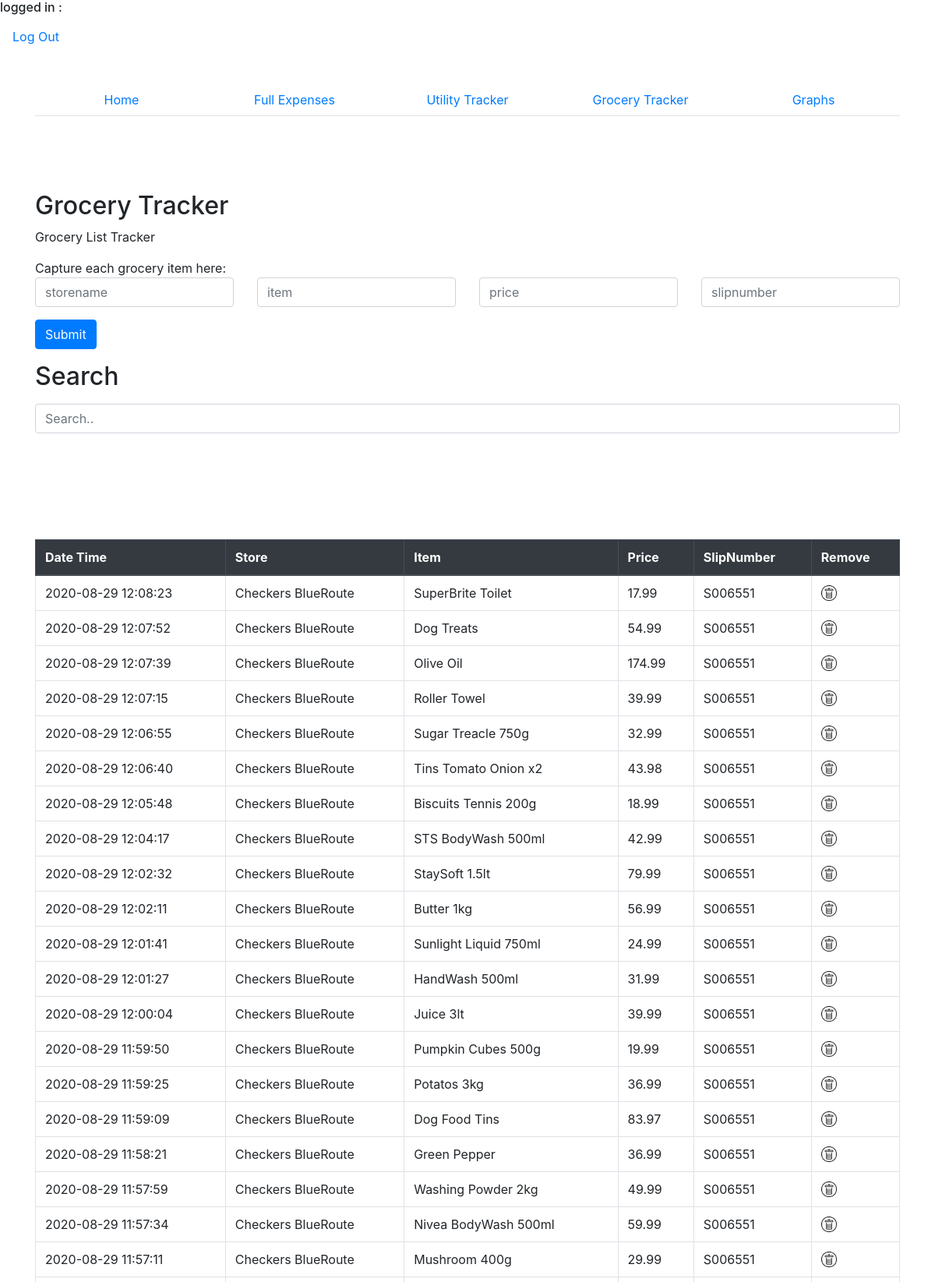
The page /groc_track.php (signed in, upper part) on the database its author committed.
### tables this page shows
CREATE TABLE `grocery_tracker` (
  `id` int NOT NULL AUTO_INCREMENT,
  `storename` varchar(250) NOT NULL,
  `item` varchar(250) NOT NULL,
  `price` float NOT NULL,
  `slipnumber` varchar(250) NOT NULL,
  `txndate` datetime NOT NULL,
  PRIMARY KEY (`id`)
);

### groc_track.php (the view, shortened to what this page needs)
<?php
include("security.php");
include("includes/bheader.php");
?>
<?php include("nav.php"); ?> <br>
<br>
<br>
<br>
<body>
<div class="container">
    <h2>Grocery Tracker</h2>
    <p>Grocery List Tracker</p>
    Capture each grocery item here:
    <form method="post" action="grocessutil.php">
        <div class="row">
            <div class="col">
                <input type="text" class="form-control" id="storename" placeholder="storename" name="storename">
            </div>
            <div class="col">
                <input type="text" class="form-control" id="item" placeholder="item" name="item">
            </div>
            <div class="col">
                <input type="text" class="form-control" id="price" placeholder="price" name="price">
            </div>
            <div class="col">
                <input type="text" class="form-control" id="slipnumber" placeholder="slipnumber" name="slipnumber">
            </div>
        </div>
        <button type="submit" class="btn btn-primary mt-3">Submit</button>
    </form>
</div>
<div class="container mt-3">
    <h2>Search</h2>
    <input class="form-control" id="myInput" type="text" placeholder="Search..">
    <br>
</div>
<br>
<br>
<br>
<?php
include("db.php");
?>
<main id="main">
    <br>
    <div class="container mt-3">
    <div class="table-responsive-sm">
        <table class="table table-bordered">
            <thead class="thead-dark">
            <tr>
                <th>Date Time</th>
                <th>Store</th>
                <th>Item</th>
                <th>Price</th>
                <th>SlipNumber</th>
                <th>Remove</th>
            </tr>
            </thead>
            <tbody id="myTable">
            <?php
            $query = "select * from grocery_tracker order by id desc";
            $result_tasks = mysqli_query($conn, $query);
            while($row = mysqli_fetch_assoc($result_tasks)) { ?>
                <tr>
                    <td><?php echo $row['txndate']; ?></td>
                    <td><?php echo $row['storename']; ?></td>
                    <td><?php echo $row['item']; ?></td>
                    <td><?php echo $row['price']; ?></td>
                    <td><?php echo $row['slipnumber']; ?></td>
                    <td><a href="grocerydelete.php?id=<?php echo $row['id']?>">
                            <img alt = "delete" src="assets/img/deleteme.png" width="20" height="20" ></td>
                </tr>
            <?php } ?>
            </tbody>
        </table>

### rows shown on the page
grocery_tracker: txndate "2020-08-29 12:08:23", storename "Checkers BlueRoute", item "SuperBrite Toilet", price "17.99", slipnumber "S006551"
grocery_tracker: txndate "2020-08-29 12:07:52", storename "Checkers BlueRoute", item "Dog Treats", price "54.99", slipnumber "S006551"
grocery_tracker: txndate "2020-08-29 12:07:39", storename "Checkers BlueRoute", item "Olive Oil", price "174.99", slipnumber "S006551"
grocery_tracker: txndate "2020-08-29 12:07:15", storename "Checkers BlueRoute", item "Roller Towel", price "39.99", slipnumber "S006551"
grocery_tracker: txndate "2020-08-29 12:06:55", storename "Checkers BlueRoute", item "Sugar Treacle 750g", price "32.99", slipnumber "S006551"
grocery_tracker: txndate "2020-08-29 12:06:40", storename "Checkers BlueRoute", item "Tins Tomato Onion x2", price "43.98", slipnumber "S006551"
grocery_tracker: txndate "2020-08-29 12:05:48", storename "Checkers BlueRoute", item "Biscuits Tennis 200g", price "18.99", slipnumber "S006551"
grocery_tracker: txndate "2020-08-29 12:04:17", storename "Checkers BlueRoute", item "STS BodyWash 500ml", price "42.99", slipnumber "S006551"
grocery_tracker: txndate "2020-08-29 12:02:32", storename "Checkers BlueRoute", item "StaySoft 1.5lt", price "79.99", slipnumber "S006551"
grocery_tracker: txndate "2020-08-29 12:02:11", storename "Checkers BlueRoute", item "Butter 1kg", price "56.99", slipnumber "S006551"
grocery_tracker: txndate "2020-08-29 12:01:41", storename "Checkers BlueRoute", item "Sunlight Liquid 750ml", price "24.99", slipnumber "S006551"
grocery_tracker: txndate "2020-08-29 12:01:27", storename "Checkers BlueRoute", item "HandWash 500ml", price "31.99", slipnumber "S006551"
grocery_tracker: txndate "2020-08-29 12:00:04", storename "Checkers BlueRoute", item "Juice 3lt", price "39.99", slipnumber "S006551"
grocery_tracker: txndate "2020-08-29 11:59:50", storename "Checkers BlueRoute", item "Pumpkin Cubes 500g", price "19.99", slipnumber "S006551"
grocery_tracker: txndate "2020-08-29 11:59:25", storename "Checkers BlueRoute", item "Potatos 3kg", price "36.99", slipnumber "S006551"
grocery_tracker: txndate "2020-08-29 11:59:09", storename "Checkers BlueRoute", item "Dog Food Tins", price "83.97", slipnumber "S006551"
grocery_tracker: txndate "2020-08-29 11:58:21", storename "Checkers BlueRoute", item "Green Pepper", price "36.99", slipnumber "S006551"
grocery_tracker: txndate "2020-08-29 11:57:59", storename "Checkers BlueRoute", item "Washing Powder 2kg", price "49.99", slipnumber "S006551"
grocery_tracker: txndate "2020-08-29 11:57:34", storename "Checkers BlueRoute", item "Nivea BodyWash 500ml", price "59.99", slipnumber "S006551"
grocery_tracker: txndate "2020-08-29 11:57:11", storename "Checkers BlueRoute", item "Mushroom 400g", price "29.99", slipnumber "S006551"
